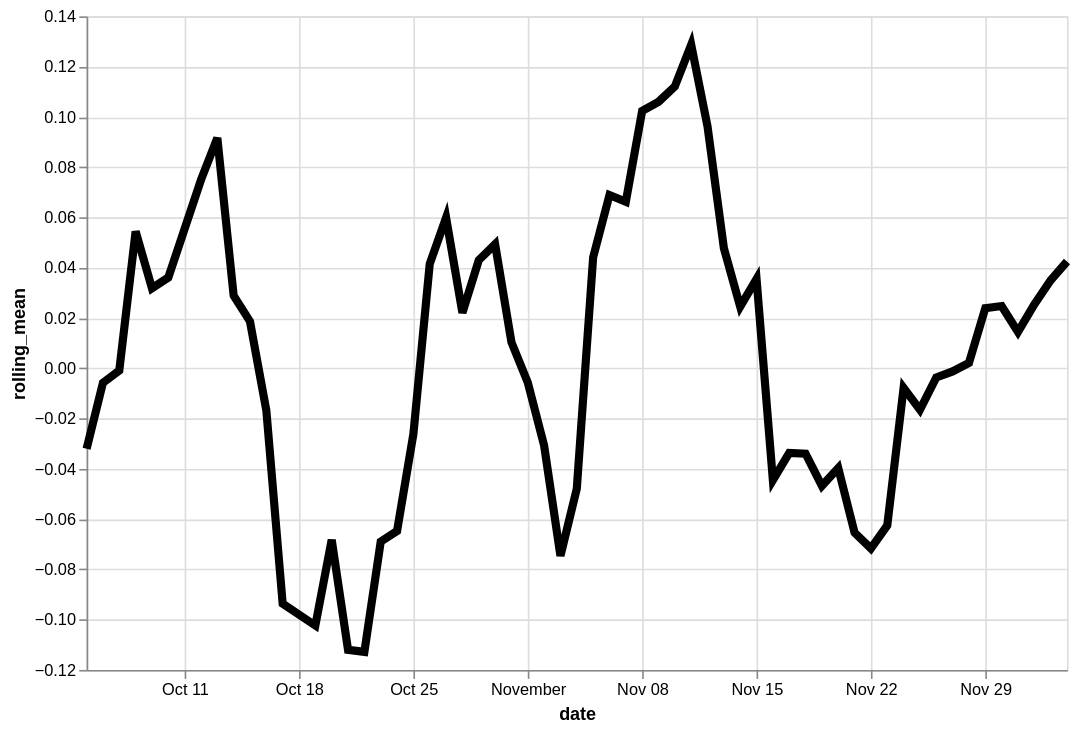

The specification (Vega-Lite) saved for this image:
### Vega-Lite specification from a JSON file in a GitHub repository (floating-point values rounded to 4 significant figures)
{"config": {"view": {"continuousWidth": 400, "continuousHeight": 300}}, "data": {"name": "data-fc767e4bd0554da0b18e5dd0accaeac8"}, "mark": {"type": "line", "color": "black", "size": 5}, "encoding": {"x": {"type": "temporal", "field": "date"}, "y": {"type": "quantitative", "field": "rolling_mean"}}, "height": 400, "transform": [{"window": [{"op": "mean", "field": "residual", "as": "rolling_mean"}], "frame": [-4, 3]}], "width": 600, "$schema": "https://vega.github.io/schema/vega-lite/v4.8.1.json", "datasets": {"data-fc767e4bd0554da0b18e5dd0accaeac8": [{"date": "2020-10-05T00:00:00", "residual": -0.2066}, {"date": "2020-10-06T00:00:00", "residual": -0.0554}, {"date": "2020-10-07T00:00:00", "residual": -0.1789}, {"date": "2020-10-08T00:00:00", "residual": 0.313}, {"date": "2020-10-09T00:00:00", "residual": 0.09891}, {"date": "2020-10-10T00:00:00", "residual": 0.02355}, {"date": "2020-10-12T00:00:00", "residual": 0.3866}, {"date": "2020-10-13T00:00:00", "residual": -0.1264}, {"date": "2020-10-14T00:00:00", "residual": -0.1724}, {"date": "2020-10-15T00:00:00", "residual": 0.2554}, {"date": "2020-10-16T00:00:00", "residual": -0.04561}, {"date": "2020-10-17T00:00:00", "residual": -0.1886}, {"date": "2020-10-19T00:00:00", "residual": 0.01672}, {"date": "2020-10-20T00:00:00", "residual": -0.26}, {"date": "2020-10-21T00:00:00", "residual": -0.2284}, {"date": "2020-10-22T00:00:00", "residual": -0.1958}, {"date": "2020-10-23T00:00:00", "residual": 0.1005}, {"date": "2020-10-24T00:00:00", "residual": -0.0947}, {"date": "2020-10-25T00:00:00", "residual": -0.05232}, {"date": "2020-10-26T00:00:00", "residual": 0.1625}, {"date": "2020-10-27T00:00:00", "residual": 0.05039}, {"date": "2020-10-28T00:00:00", "residual": 0.04871}, {"date": "2020-10-29T00:00:00", "residual": 0.313}, {"date": "2020-10-30T00:00:00", "residual": -0.04885}, {"date": "2020-10-31T00:00:00", "residual": -0.2022}, {"date": "2020-11-01T00:00:00", "residual": 0.07268}, {"date": "2020-11-02T00:00:00", "residual": -0.001556}, {"date": "2020-11-03T00:00:00", "residual": -0.1492}, {"date": "2020-11-04T00:00:00", "residual": -0.07777}, {"date": "2020-11-05T00:00:00", "residual": -0.152}, {"date": "2020-11-06T00:00:00", "residual": -0.038}, {"date": "2020-11-07T00:00:00", "residual": 0.165}, {"date": "2020-11-08T00:00:00", "residual": 0.534}, {"date": "2020-11-09T00:00:00", "residual": 0.2709}, {"date": "2020-11-10T00:00:00", "residual": -0.02309}, {"date": "2020-11-11T00:00:00", "residual": 0.1401}, {"date": "2020-11-12T00:00:00", "residual": -0.04898}, {"date": "2020-11-13T00:00:00", "residual": -0.103}, {"date": "2020-11-14T00:00:00", "residual": 0.09497}, {"date": "2020-11-15T00:00:00", "residual": -0.09528}, {"date": "2020-11-16T00:00:00", "residual": 0.1466}, {"date": "2020-11-17T00:00:00", "residual": 0.08462}, {"date": "2020-11-18T00:00:00", "residual": 0.06508}, {"date": "2020-11-19T00:00:00", "residual": -0.5001}, {"date": "2020-11-20T00:00:00", "residual": 0.03753}, {"date": "2020-11-21T00:00:00", "residual": -0.1051}, {"date": "2020-11-22T00:00:00", "residual": -0.007501}, {"date": "2020-11-23T00:00:00", "residual": -0.03862}, {"date": "2020-11-24T00:00:00", "residual": -0.05911}, {"date": "2020-11-25T00:00:00", "residual": 0.03445}, {"date": "2020-11-26T00:00:00", "residual": 0.1384}, {"date": "2020-11-27T00:00:00", "residual": -0.06221}, {"date": "2020-11-28T00:00:00", "residual": -0.0322}, {"date": "2020-11-29T00:00:00", "residual": -0.002384}, {"date": "2020-11-30T00:00:00", "residual": 0.01171}, {"date": "2020-12-01T00:00:00", "residual": -0.01155}, {"date": "2020-12-02T00:00:00", "residual": 0.1152}, {"date": "2020-12-03T00:00:00", "residual": 0.04116}, {"date": "2020-12-04T00:00:00", "residual": 0.05588}]}}
